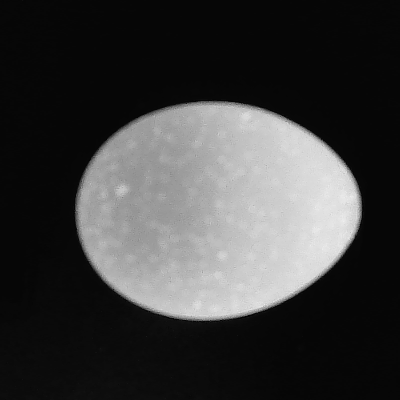
#> input picture datasets/tests/1-52.4-48722.png, 400 x 400 px
$ jupyter execute DIP.ipynb
#> lines starting #> are read from the running program, lines starting #| are printed output that depends on the picture; after the words box and inside, x2 and y2 are one past the last pixel; in counts of white or black regions, pixels touching at a corner belong together
[cell 1]
from skimage import io
import numpy as np
from PIL import Image

photo = io.imread('./datasets/tests/1-52.4-48722.png')
#> photo is the input picture: shape (400, 400); min 5, max 239, mean 61.1
type(photo)

[cell 2]
photo.shape
#> Out = (400, 400)

[cell 3]
import matplotlib.pyplot as plt
plt.imshow(photo)

[cell 4]
# show the gray image
plt.imshow(photo, cmap='gray')

[cell 5]
photo_2d = photo[:,:]
threshold = np.mean(photo_2d)
#> threshold = 61.09

above_threshold = photo_2d > threshold
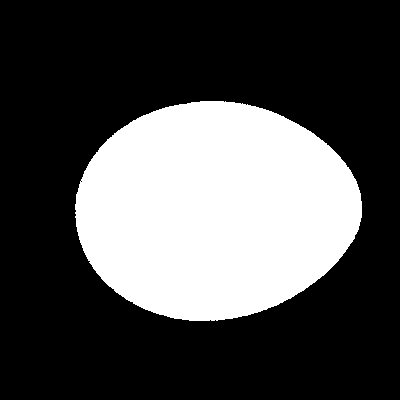
#> above_threshold: shape (400, 400) bool; 30.5% white; 1 white region, box (x1, y1, x2, y2) and area: (75, 101, 362, 321) 48722
photo_2d[above_threshold] = 255
photo_2d[~above_threshold] = 0

count = np.sum(above_threshold)
#> count = 48722

plt.imshow(photo_2d, cmap='gray')
print (f"size: {count}")
#| size: 48722

[cell 6]
# convert grayscale to np floating point
# normalize the image
gray_scale_2d_norm = (photo_2d - photo_2d.min()) / (photo_2d.max() - photo_2d.min())


$ run again, with datasets/tests/1-53.1-48342.png copied over datasets/tests/1-52.4-48722.png
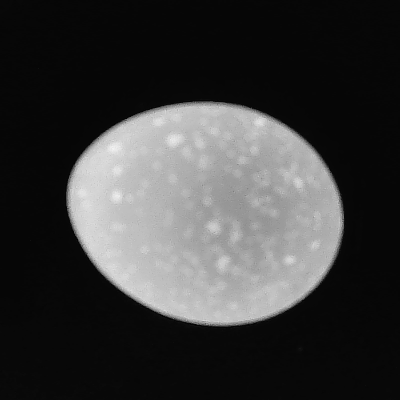
#> input picture datasets/tests/1-53.1-48342.png, 400 x 400 px
#> photo is the input picture: shape (400, 400); min 5, max 242, mean 59.1
#> threshold = 59.13
#> `above_threshold = photo_2d > threshold`:
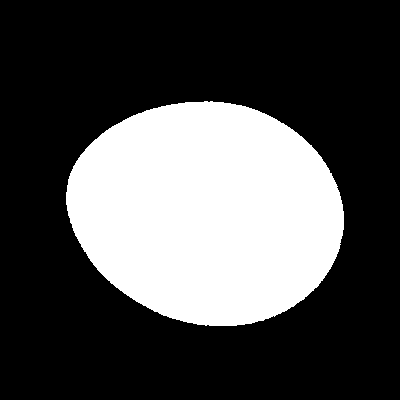
#> above_threshold: shape (400, 400) bool; 30.2% white; 1 white region, box (x1, y1, x2, y2) and area: (66, 101, 344, 326) 48342
#> count = 48342
#| size: 48342
